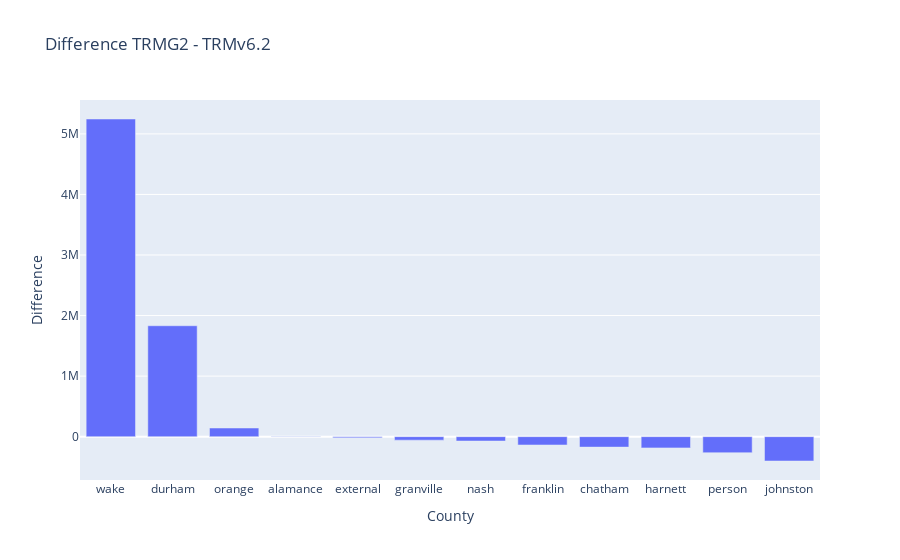

Notebook code for this chart:
### Code cell
##COPY
import plotly
import plotly.express as px

dat = county_comparison.sort_values('Difference', ascending=False)

fig = px.bar(dat,              # our dataframe
       x="County",         # x will be the 'key' column of the dataframe
       y="Difference",
       title="Difference TRMG2 - TRMv6.2")

fig.show()

### Figure 1 — Plotly figure (JSON) as saved in the notebook; plotly's stock layout.template omitted (floating-point values rounded to 4 significant figures)
{"data": [{"alignmentgroup": "True", "hovertemplate": "County=%{x}<br>Difference=%{y}<extra></extra>", "legendgroup": "", "marker": {"color": "#636efa", "pattern": {"shape": ""}}, "name": "", "offsetgroup": "", "orientation": "v", "showlegend": false, "textposition": "auto", "type": "bar", "x": ["wake", "durham", "orange", "alamance", "external", "granville", "nash", "franklin", "chatham", "harnett", "person", "johnston"], "xaxis": "x", "y": [5246000.0, 1832000.0, 143000.0, 4296.0, -19620.0, -57630.0, -72040.0, -137300.0, -172800.0, -185300.0, -264600.0, -402000.0], "yaxis": "y"}], "layout": {"barmode": "relative", "legend": {"tracegroupgap": 0}, "title": {"text": "Difference TRMG2 - TRMv6.2"}, "xaxis": {"anchor": "y", "domain": [0, 1], "title": {"text": "County"}}, "yaxis": {"anchor": "x", "domain": [0, 1], "title": {"text": "Difference"}}}}
